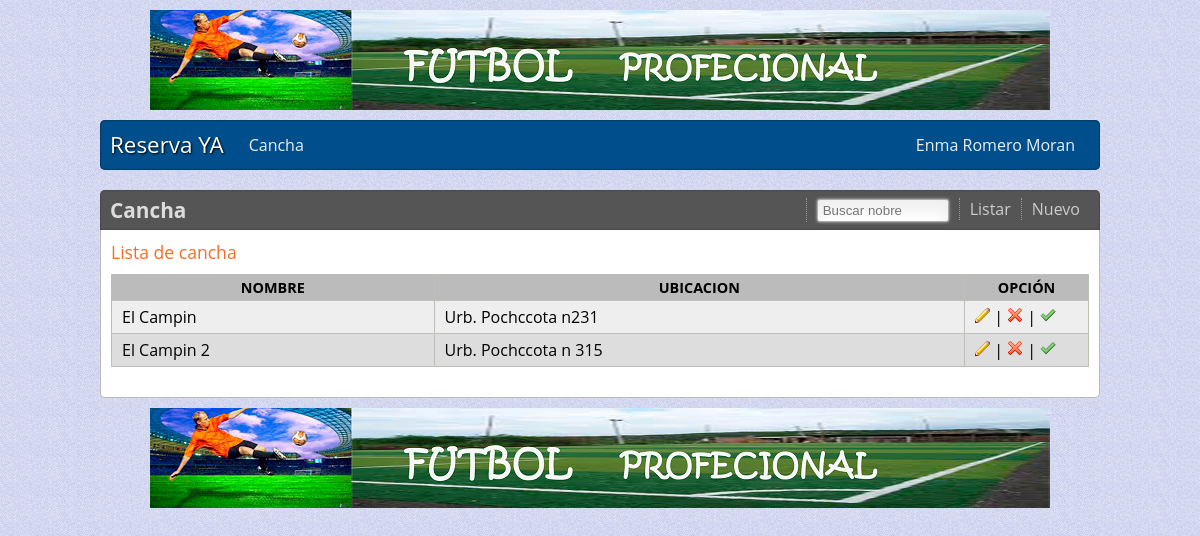
The page /reserva/cancha/listar (signed in) on the database its author committed.
### tables this page shows
CREATE TABLE IF NOT EXISTS `cancha` (
  `id` int(11) NOT NULL AUTO_INCREMENT,
  `nombre` varchar(45) NOT NULL,
  `ubicacion` varchar(45) NOT NULL,
  `admin_id` int(11) NOT NULL,
  `calificacion` int(11) DEFAULT NULL,
  PRIMARY KEY (`id`),
  KEY `fk_cancha_usuario1_idx` (`admin_id`)
);

### reserva/controladores/canchaControlador.php (called while the page is built, shortened)
<?php
class canchaControlador extends Controlador {
    public function listar() {
        $this->_modelo = $this->getModelo('cancha');
        $this->_vista->dato = $this->_modelo->listar();
        $this->_vista->titulo = 'Lista de cancha';
        $this->_vista->renderizar('listar');
        $this->_vista->setJs('cancha');
        $this->_vista->renderizar('listar');
    }
}

### reserva/index.php (called while the page is built, shortened)
<?php
try {
    require_once RAIZ . 'aplicacion' . SD . 'Vista.php';
    require_once RAIZ . 'aplicacion' . SD . 'Bd.php';
    Lanzador::ejecutar(new Peticion);
} catch (Exception $e) {
    echo $e->getMessage();
}

### reserva/aplicacion/Bd.php (called while the page is built, shortened)
<?php
class Bd {
    private $_parametros;
    private $_mysqli;
    private $_result;
    private function __construct($bd_host, $bd_user, $bd_pass, $bd_name) {
        $this->_mysqli = new mysqli($bd_host, $bd_user, $bd_pass, $bd_name);
        $this->_mysqli->set_charset('utf8');
    }
    private function _query($sql, $parametros) {
        $this->_result = $this->_mysqli->query($this->_prepare($sql, $parametros));
    }
    private function _escape($var) {
        return $this->_mysqli->real_escape_string($var);
    }
    private function _fetchArray() {
        $rows = array();
        while ($row = $this->_result->fetch_array(MYSQLI_ASSOC)) {
            $rows[] = $row;
        }
        return $rows;
    }
    private function _reemplazar() {
        $actual = current($this->_parametros);
        next($this->_parametros);
        return $actual;
    }
    private function _prepare($sql, $parametros) {
        for ($i = 0; $i < count($parametros); $i++) {
            if (is_bool($parametros[$i])) {
                $parametros[$i] = $parametros[$i] ? 1 : 0;
            } elseif (is_double($parametros[$i])) {
                $parametros[$i] = str_replace(',', '.', $parametros[$i]);
            } elseif (is_null($parametros[$i])) {
                $parametros[$i] = 'NULL';
            } else {
                $parametros[$i] = "'" . $this->_escape($parametros[$i]) . "'";
            }
        }
        $this->_parametros = $parametros;
        $_sql = preg_replace_callback("/(\?)/i", array($this, "_reemplazar"), $sql);
        return $_sql;
    }
    public function getArray($sql, $parametros = array()) {
        $this->_query($sql, $parametros);
        $all = $this->_fetchArray();
        if ($all) {
            return $all;
        }
        return FALSE;
    }
}

### reserva/modelos/canchaModelo.php (called while the page is built, shortened)
<?php
class canchaModelo extends Modelo {
    public function listar() {
        return $this->_bd->getArray('SELECT * FROM cancha WHERE admin_id = ?', array(Sesion::get('id')));
    }
}

### reserva/vistas/cancha/listar.phtml (the view, shortened to what this page needs)
<div class="login_head">
    <h2>Cancha</h2>
    <ul class="opciones">
        <li>
            <form class="buscar_nombre">
                <input type="text" name="nombre" id="nombre" class="no mediano" required placeholder="Buscar nobre">
            </form>
        </li>
        <li><a href="cancha/listar">Listar</a></li>
        <li><a href="cancha/nuevo">Nuevo</a></li>
    </ul>
</div>
<div class="login_body">
    <h3><?php echo $this->titulo ?></h3>
    <?php if ($this->dato) : ?>
        <table class="tabla">
            <tr><th>Nombre</th><th>Ubicacion</th><th class="opc4">Opción</th></tr>
                    <?php for ($i = 0; $i < count($this->dato); $i++) : ?>
                <tr>
                    <td><?php echo $this->dato[$i]['nombre'] ?></td>
                    <td><?php echo $this->dato[$i]['ubicacion'] ?></td>
                    <td>
                        <a href="cancha/editar/<?php echo $this->dato[$i]['id'] ?>">
                            <img src="<?php echo $this->_plantilla ?>img/edit.png" title="Editar"></a> |
                        <a href="cancha/eliminar/<?php echo $this->dato[$i]['id'] ?>">
                            <img src="<?php echo $this->_plantilla ?>img/delete.png" title="Eliminar"></a> |
                        <a href="reserva/listarMio/<?php echo $this->dato[$i]['id'] ?>">
                            <img src="<?php echo $this->_plantilla ?>img/correcto.png" title="Ver reservas"></a>
                    </td>
                </tr>
            <?php endfor; ?>
        </table>
    <?php else: ?>
        <p>No hay registros</p>
    <?php endif; ?>
</div>

### reserva/vistas/_plantilla/css/plantilla.css (style rules this page uses)
* { margin: 0; padding: 0; }
html { font-size: 62.5%; }
body { font-size: 1.6em; font-family: 'Open Sans',"Helvetica Neue",Helvetica,Arial,sans-serif; background: url(../img/bg1.jpg); }
a { text-decoration: none; color: #1D90E9; }
.login_head { background: #555; border-radius: 5px 5px 0 0; padding: 0 10px; color: #ddd; box-shadow: inset 0 0 2px 0 #333; }
.login_body { background: #fff; padding: 10px; border-radius: 0 0 5px 5px; border: 1px solid #bbb; border-top: none }
h2 { float: left; font-size: 1.3em; line-height: 40px; }
h3 { font-size: 1.1em; padding-bottom: 10px; color: #F36E29; font-weight: normal; }
.opciones { float: right; list-style: none; }
.opciones li { float: left; margin-top: 8px; border-left: 1px dotted #999; padding: 0 10px; }
.opciones li .no,.opciones li .mediano, .opciones li .corto { padding: 3px 5px; }
.opciones a { text-decoration: none; color: #ccc; }
.tabla { border: 1px solid #BEBFB9; width: 100%; border-spacing: 0; border-collapse: collapse; margin-bottom: 20px; }
.tabla tr { background: #ddd; }
.tabla th { background: #bbb; border: 1px solid #BEBFB9; padding: 3px 10px; text-transform: uppercase; font-size: .9em; font-weight: bold; word-break: break-all; }
.tabla td { padding: 5px 10px; word-break: break-all; border: 1px solid #BEBFB9; }
.tabla .opc4 { width: 103px; }
.tabla tr:nth-child(2n) { background: #EEE; }
form .no { padding: 5px 8px; width: 300px; }
form .in, form textarea, form select, form .no { border:1px solid #AAA; box-shadow: 0px 0px 3px #ccc, 0 10px 15px #eee inset; border-radius: 3px; color: #666; background: #FFF; padding-right: 10px; -moz-transition: padding .25s; -webkit-transition: padding .25s; transition: padding .25s; }
form .mediano { width: 120px; }

### rows shown on the page
cancha: nombre "El Campin", ubicacion "Urb. Pochccota n231"
cancha: nombre "El Campin 2", ubicacion "Urb. Pochccota n 315"

### other values the page prints
Sesion::get('nombre') "Enma Romero Moran"
$this->titulo "Lista de cancha"
